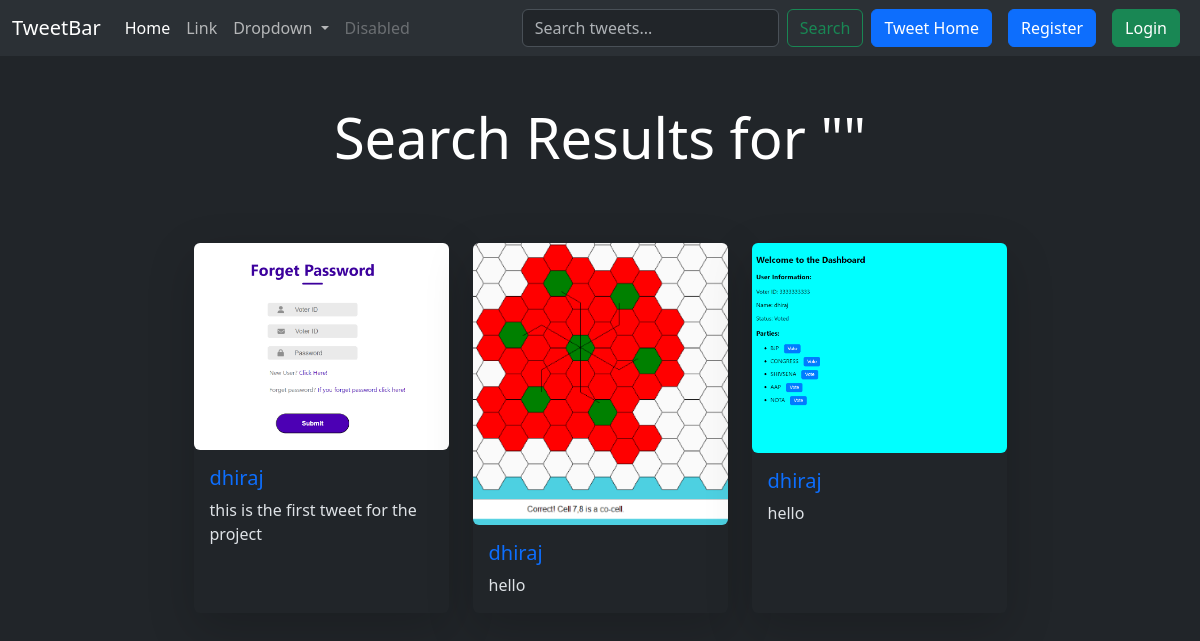
The app's page /search/, older data.
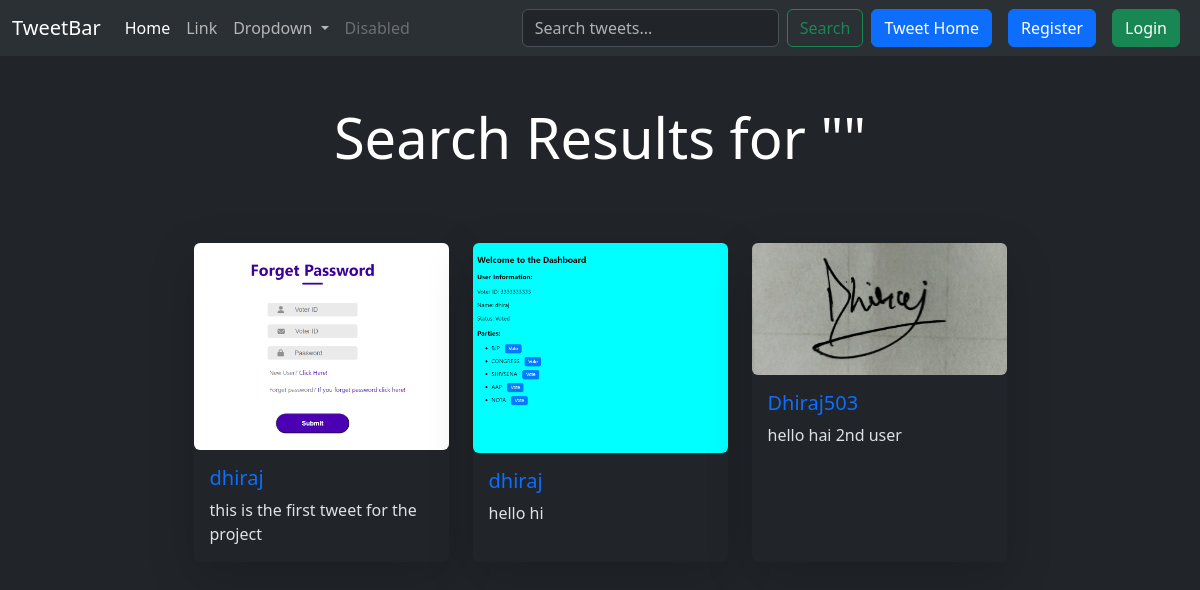
The same page, newer data.
### tweetup/models.py (models this page shows, shortened)
class Tweet(models.Model):
    user = models.ForeignKey(User, on_delete=models.CASCADE)
    text = models.TextField(max_length=240)
    photo = models.ImageField(upload_to="photos/", blank=True, null=True)
    created_at = models.DateTimeField(auto_now_add=True)
    updated_at = models.DateTimeField(auto_now=True)

### tweetup/views.py (the view)
# urls.py: path('search/', views.tweet_search, name='tweet_search'),  # Search URL
def tweet_search(request):
    query = request.GET.get('query', '')  # Get the search query from the request
    if query:
        tweets = Tweet.objects.filter(
            Q(text__icontains=query) | Q(user__username__icontains=query)
        )
    else:
        tweets = Tweet.objects.all()  # Return all tweets if no query
    return render(request, 'tweets/tweet_search.html', {'tweets': tweets, 'query': query})

### tweetup/templates/tweets/tweet_search.html (shortened to what this page needs)
{% extends "layout.html" %}
{% block content %}
<div class="container mt-5">
    <h1 class="text-center text-white display-4">Search Results for "{{ query }}"</h1>
    <div class="row mt-5 g-4 justify-content-center" id="tweetContainer">
        {% if tweets %}
        {% for tweet in tweets %}
        <div class="col-lg-3 col-md-4 col-sm-6 d-flex align-items-stretch">
            <div class="card h-100 shadow-lg border-0">
                <img src="{{ tweet.photo.url }}" class="card-img-top img-fluid rounded" alt="{{ tweet.text }}">
                <div class="card-body">
                    <h5 class="card-title text-primary">{{ tweet.user.username }}</h5>
                    <p class="card-text">{{ tweet.text }}</p>
                </div>
            </div>
        </div>
        {% endfor %}
        {% else %}
        <h5 class="text-center text-white">No tweets found matching your query.</h5>
        {% endif %}
    </div>
</div>
{% endblock %}

Row changes from the older to the newer data that the page shows:
removed Tweet: photo (picture), user.username "dhiraj", text "hello"
changed Tweet: text "hello" → "hello hi"
added Tweet: photo (picture), user.username "Dhiraj503", text "hello hai 2nd user"
